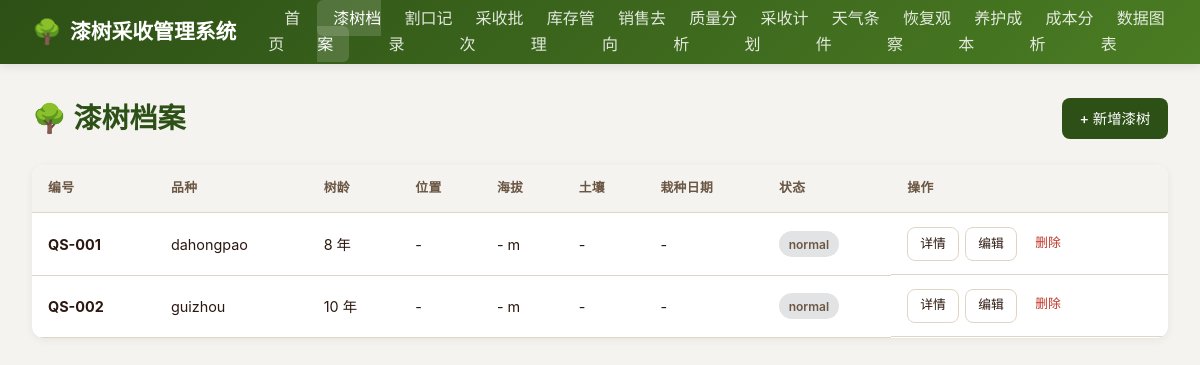
Page /trees on the earlier database version.
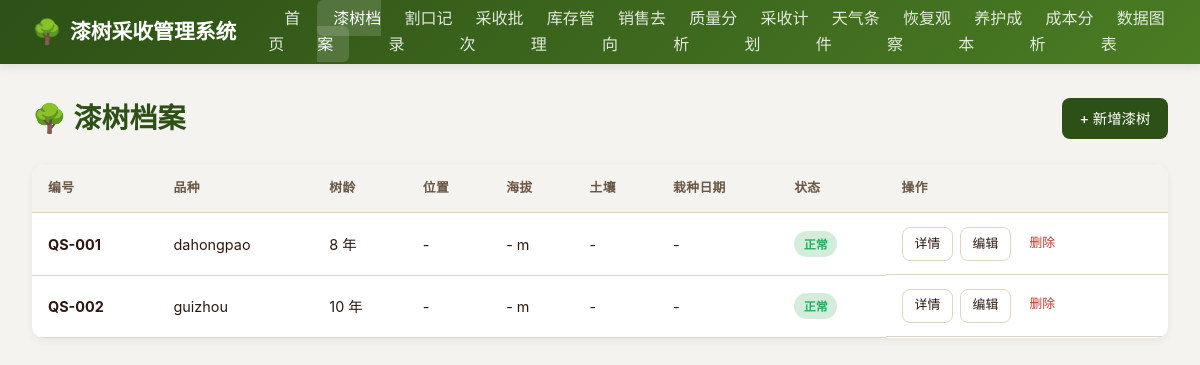
Same page on the later database version.
### models.py (models this page shows)
class LacquerTree(Base):
    __tablename__ = "lacquer_trees"
    id = Column(Integer, primary_key=True, index=True)
    tree_code = Column(String(50), unique=True, nullable=False, index=True)
    species = Column(String(100))
    age = Column(Integer)
    location = Column(String(200))
    altitude = Column(Float)
    soil_type = Column(String(100))
    planting_date = Column(Date)
    status = Column(String(20), default="正常")
    remarks = Column(Text)
    created_at = Column(DateTime(timezone=True), server_default=func.now())
    incisions = relationship("Incision", back_populates="tree", cascade="all, delete-orphan")
    observations = relationship("RecoveryObservation", back_populates="tree", cascade="all, delete-orphan")

### main.py (the view)
@app.get("/trees", response_class=HTMLResponse)
async def list_trees(request: Request, db: Session = Depends(get_db)):
    trees = db.query(models.LacquerTree).order_by(models.LacquerTree.tree_code).all()
    return templates.TemplateResponse("trees/list.html", {"request": request, "trees": trees})

### templates/trees/list.html (shortened to what this page needs)
{% extends "base.html" %}
{% block content %}
<div class="page-header">
  <h1 class="page-title">🌳 漆树档案</h1>
  <a href="/trees/new" class="btn btn-primary">+ 新增漆树</a>
</div>
<div class="card">
  <div class="card-body" style="padding: 0;">
    {% if trees %}
    <table>
      <thead>
        <tr>
          <th>编号</th>
          <th>品种</th>
          <th>树龄</th>
          <th>位置</th>
          <th>海拔</th>
          <th>土壤</th>
          <th>栽种日期</th>
          <th>状态</th>
          <th>操作</th>
        </tr>
      </thead>
      <tbody>
        {% for tree in trees %}
        <tr>
          <td><strong>{{ tree.tree_code }}</strong></td>
          <td>{{ tree.species or '-' }}</td>
          <td>{{ tree.age or '-' }} 年</td>
          <td>{{ tree.location or '-' }}</td>
          <td>{{ tree.altitude or '-' }} m</td>
          <td>{{ tree.soil_type or '-' }}</td>
          <td>{{ tree.planting_date.strftime('%Y-%m-%d') if tree.planting_date else '-' }}</td>
          <td>
            {% if tree.status == '正常' %}
              <span class="badge badge-success">正常</span>
            {% elif tree.status == '待观察' %}
              <span class="badge badge-warning">待观察</span>
            {% elif tree.status == '异常' %}
              <span class="badge badge-danger">异常</span>
            {% else %}
              <span class="badge badge-secondary">{{ tree.status }}</span>
            {% endif %}
          </td>
          <td class="action-col">
            <a href="/trees/{{ tree.id }}" class="btn btn-outline btn-sm">详情</a>
            <a href="/trees/{{ tree.id }}/edit" class="btn btn-outline btn-sm">编辑</a>
            <form method="POST" action="/trees/{{ tree.id }}/delete" class="inline-form" onsubmit="return confirm('确定要删除该漆树档案吗？相关的割口和采收记录将一并删除。');">
              <button type="submit" class="delete-btn">删除</button>
            </form>
          </td>
        </tr>
        {% endfor %}
      </tbody>
    </table>
    {% else %}
    <div class="empty-state">
      <div class="icon">🌳</div>
      <div>暂无漆树档案</div>
      <div style="margin-top: 0.5rem; font-size: 0.85rem;">点击右上角"新增漆树"开始建档</div>
    </div>
    {% endif %}
  </div>
</div>
{% endblock %}

Differences in the rows shown:
changed LacquerTree "QS-001": status "normal" → (not shown); now shows "正常"
changed LacquerTree "QS-002": status "normal" → (not shown); now shows "正常"
